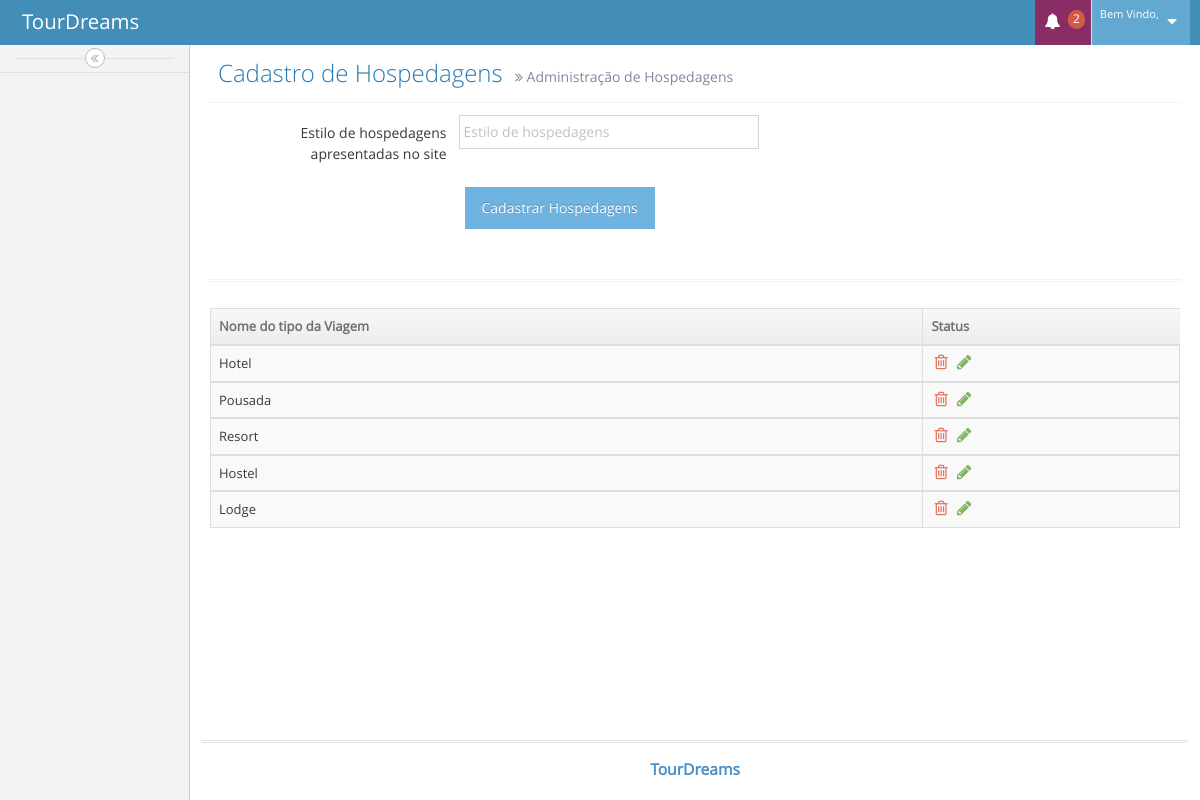
The app's page /TourDreams/CMS/hospedagens.php with its own data.
### tables this page shows
CREATE TABLE `tbl_estilo_produto` (
  `id_estilo_produto` int(11) NOT NULL AUTO_INCREMENT,
  `nome_estilo_produto` varchar(45) NOT NULL,
  PRIMARY KEY (`id_estilo_produto`)
);

### TourDreams/CMS/menu.php (called while the page is built, shortened)
<?php
	$nivel = $_GET['id_nivel_usuario'];
?>

### TourDreams/CMS/hospedagens.php (the view, shortened to what this page needs)
<?php
	$hospedagens="";
	$botao="Cadastrar Hospedagens";
	$nome_administrador = $_GET['nome_administrador'];
	$id_administrador = $_GET['id_administrador'];
?>
<!DOCTYPE html>
<html lang="pt-br">
	<head>
		<link rel="stylesheet" href="assets/css/bootstrap.min.css" />
		<link rel="stylesheet" href="assets/font-awesome/4.5.0/css/font-awesome.min.css" />
		<link rel="stylesheet" href="assets/css/jquery-ui.custom.min.css" />
		<link rel="stylesheet" href="assets/css/chosen.min.css" />
		<link rel="stylesheet" href="assets/css/bootstrap-datepicker3.min.css" />
		<link rel="stylesheet" href="assets/css/bootstrap-timepicker.min.css" />
		<link rel="stylesheet" href="assets/css/daterangepicker.min.css" />
		<link rel="stylesheet" href="assets/css/bootstrap-datetimepicker.min.css" />
		<link rel="stylesheet" href="assets/css/bootstrap-colorpicker.min.css" />
		<link rel="stylesheet" href="assets/css/ace.min.css" class="ace-main-stylesheet" id="main-ace-style" />
		<link rel="stylesheet" href="assets/css/ace-skins.min.css" />
		<link rel="stylesheet" href="assets/css/ace-rtl.min.css" />
	</head>
	<body class="no-skin">
		<div id="navbar" class="navbar navbar-default          ace-save-state">
			<div class="navbar-container ace-save-state" id="navbar-container">
				<div class="navbar-header pull-left">
					<a href="index.html" class="navbar-brand">
						<small>
							TourDreams
						</small>
					</a>
				</div>
				<div class="navbar-buttons navbar-header pull-right" role="navigation">
					<ul class="nav ace-nav">
						<li class="purple dropdown-modal">
							<a data-toggle="dropdown" class="dropdown-toggle" href="#">
								<i class="ace-icon fa fa-bell icon-animated-bell"></i>
								<span class="badge badge-important">2</span>
							</a>
						</li>
						<li class="light-blue dropdown-modal">
							<a data-toggle="dropdown" href="#" class="dropdown-toggle">
								<span class="user-info">
									<small>Bem Vindo,</small>
								</span>
								<i class="ace-icon fa fa-caret-down"></i>
							</a>
						</li>
					</ul>
				</div>
			</div>
		</div>
		<div class="main-container ace-save-state" id="main-container">
			<div id="sidebar" class="sidebar                  responsive                    ace-save-state">
				<?php include('menu.php'); ?>
				<div class="sidebar-toggle sidebar-collapse" id="sidebar-collapse">
					<i id="sidebar-toggle-icon" class="ace-icon fa fa-angle-double-left ace-save-state" data-icon1="ace-icon fa fa-angle-double-left" data-icon2="ace-icon fa fa-angle-double-right"></i>
				</div>
			</div>
			<div class="main-content">
				<div class="main-content-inner">
					<div class="page-content">
						<div class="page-header">
							<h1>
								Cadastro de Hospedagens
								<small>
									<i class="ace-icon fa fa-angle-double-right"></i>
									Administração de Hospedagens
								</small>
							</h1>
						</div>
						<div class="row">
							<div class="col-xs-12">
								<form class="form-horizontal" role="form" action="hospedagens.php?nome_administrador=<?php echo($nome_administrador);?>&id_administrador=<?php echo($id_administrador);?>&id_nivel_usuario=<?php echo($nivel);?>" name="frmHospedagens" method="post" enctype="multipart/form-data">
									<div class="form-group">
										<label class="col-sm-3 control-label no-padding-right" for="form-field-1"> Estilo de hospedagens apresentadas no site</label>
										<div class="col-sm-9">
											<input type="text" id="form-field-1" placeholder="Estilo de hospedagens" class="col-xs-10 col-sm-5" name="hospedagens" value="<?php echo($hospedagens);?>" />
										</div>
									</div>
									<div class="space-4"></div>
									<div class="clearfix form-actions">
										<div class="col-md-offset-3 col-md-9">
											<input class="btn btn-info" type="submit" name="btn_hospedagens" value="<?php echo($botao)?>">
										</div>
									</div>
								</form>
							</div>
						</div>
					</div>
					<div class="page-content">
						<div class="row">
							<div class="col-xs-12">
								<div class="hr hr-18 dotted hr-double"></div>
								<div class="row">
									<div class="col-xs-12">
										<div class="clearfix">
										</div>
										<div>
											<table id="dynamic-table" class="table table-striped table-bordered table-hover">
												<thead>
													<tr>
														<th>Nome do tipo da Viagem</th>
														<th>Status</th>
													</tr>
												</thead>
												<?php
												$sql = "select * from tbl_estilo_produto";
												$select = mysql_query($sql);
												while($rs = mysql_fetch_array($select)){
												?>
												<tbody>
													<tr>
														<td>
															<?php echo($rs['nome_estilo_produto']);?>
														</td>
														<td>
															<div class="hidden-sm hidden-xs action-buttons">
																<a class="red" href="hospedagens.php?modo=excluir&id_estilo_produto=<?php echo($rs['id_estilo_produto']);?>&nome_administrador=<?php echo($_GET['nome_administrador']);?>&id_administrador=<?php echo($_GET['id_administrador']);?>&id_nivel_usuario=<?php echo($nivel);?>">
																	<i class="ace-icon fa fa-trash-o bigger-130"></i>
																</a>
																<a class="green" href="hospedagens.php?modo=editar&id_estilo_produto=<?php echo($rs['id_estilo_produto']);?>&nome_administrador=<?php echo($_GET['nome_administrador']);?>&id_administrador=<?php echo($_GET['id_administrador']);?>&id_nivel_usuario=<?php echo($nivel);?>">
																	<i class="ace-icon fa fa-pencil bigger-130"></i>
																</a>
															</div>
														</td>
													</tr>
													<?php
														}
													?>
												</tbody>
											</table>
										</div>
									</div>
								</div>
							</div>
						</div>
					</div>
				</div>
			</div>
			<div class="footer">
				<div class="footer-inner">
					<div class="footer-content">
						<span class="bigger-120">
							<span class="blue bolder">TourDreams</span>
						</span>
					</div>
				</div>
			</div>
		</div>
	</body>
</html>

### records on screen
tbl_estilo_produto: nome_estilo_produto "Hotel"
tbl_estilo_produto: nome_estilo_produto "Pousada"
tbl_estilo_produto: nome_estilo_produto "Resort"
tbl_estilo_produto: nome_estilo_produto "Hostel"
tbl_estilo_produto: nome_estilo_produto "Lodge"
